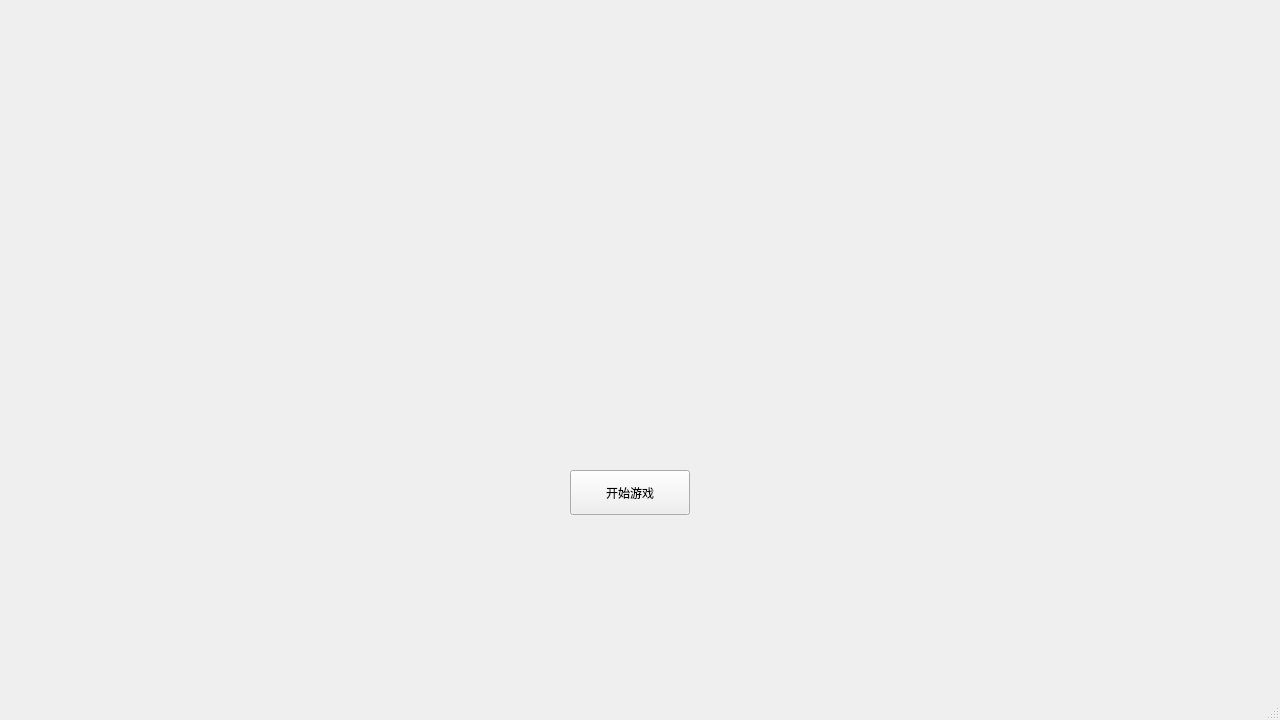
<?xml version="1.0" encoding="UTF-8"?>
<ui version="4.0">
 <class>Welcome</class>
 <widget class="QMainWindow" name="Welcome">
  <property name="geometry">
   <rect>
    <x>0</x>
    <y>0</y>
    <width>1280</width>
    <height>720</height>
   </rect>
  </property>
  <property name="windowTitle">
   <string>Welcome</string>
  </property>
  <widget class="QWidget" name="centralwidget">
   <widget class="QPushButton" name="Startbutton">
    <property name="geometry">
     <rect>
      <x>570</x>
      <y>470</y>
      <width>120</width>
      <height>45</height>
     </rect>
    </property>
    <property name="text">
     <string>开始游戏</string>
    </property>
   </widget>
   <widget class="QLabel" name="label">
    <property name="geometry">
     <rect>
      <x>0</x>
      <y>0</y>
      <width>1280</width>
      <height>720</height>
     </rect>
    </property>
    <property name="text">
     <string/>
    </property>
    <property name="pixmap">
     <pixmap resource="resource.qrc">:/pictures/pictures/welcome.jpg</pixmap>
    </property>
   </widget>
   <zorder>label</zorder>
   <zorder>Startbutton</zorder>
  </widget>
  <widget class="QMenuBar" name="menubar">
   <property name="geometry">
    <rect>
     <x>0</x>
     <y>0</y>
     <width>1280</width>
     <height>26</height>
    </rect>
   </property>
  </widget>
  <widget class="QStatusBar" name="statusbar"/>
 </widget>
 <resources>
  <include location="resource.qrc"/>
 </resources>
 <connections>
  <connection>
   <sender>Startbutton</sender>
   <signal>clicked()</signal>
   <receiver>Welcome</receiver>
   <slot>close()</slot>
   <hints>
    <hint type="sourcelabel">
     <x>609</x>
     <y>528</y>
    </hint>
    <hint type="destinationlabel">
     <x>639</x>
     <y>359</y>
    </hint>
   </hints>
  </connection>
 </connections>
</ui>
